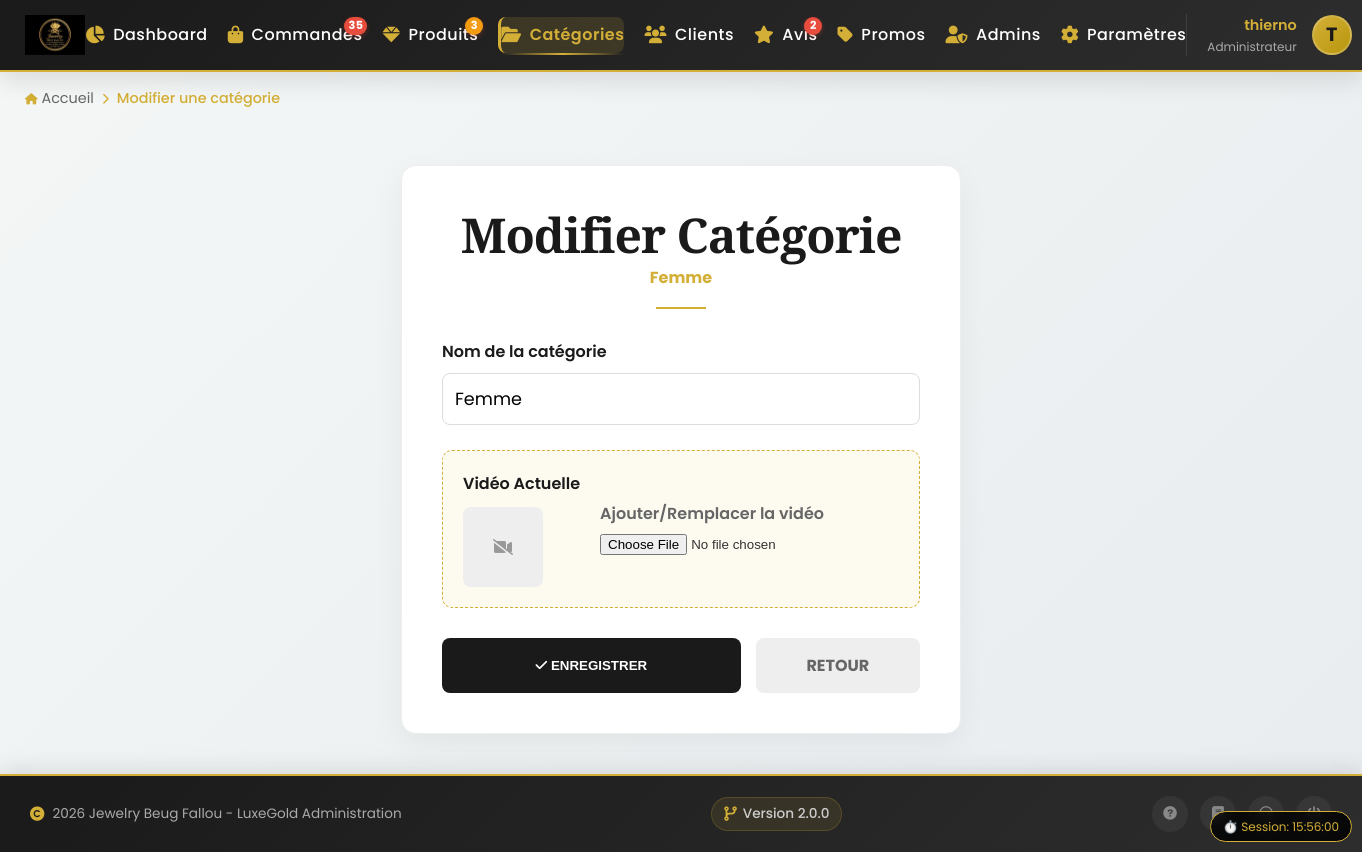
/admin/modifier_categorie.php?id=5 (signed in), run on the app's committed database.
### tables this page shows
CREATE TABLE `parametres` (
  `id` int(11) NOT NULL DEFAULT 1,
  `nom_boutique` varchar(100) NOT NULL,
  `telephone_whatsapp` varchar(20) NOT NULL,
  `email_contact` varchar(150) DEFAULT NULL,
  `adresse_boutique` text DEFAULT NULL,
  `logo_filename` varchar(255) DEFAULT 'logo.png',
  PRIMARY KEY (`id`)
);

CREATE TABLE `categories` (
  `id` int(11) NOT NULL AUTO_INCREMENT,
  `nom` varchar(100) NOT NULL,
  `description` text DEFAULT NULL,
  `video` varchar(255) DEFAULT NULL,
  `deleted` tinyint(1) NOT NULL DEFAULT 0,
  PRIMARY KEY (`id`)
);

### config/db.php (called while the page is built, shortened)
<?php
$host = getenv('MYSQL_HOST') ?: 'localhost';
$db   = getenv('MYSQL_DB')   ?: 'luxegold_db';
$user = getenv('MYSQL_USER') ?: 'root';
$pass = getenv('MYSQL_PASS') ?: '';
$charset = 'utf8mb4';
$dsn = "mysql:host=$host;dbname=$db;charset=$charset";
$options = [
    PDO::ATTR_ERRMODE            => PDO::ERRMODE_EXCEPTION,
    PDO::ATTR_DEFAULT_FETCH_MODE => PDO::FETCH_ASSOC,
    PDO::ATTR_EMULATE_PREPARES   => false,
];
try {
     $pdo = new PDO($dsn, $user, $pass, $options);
} catch (\PDOException $e) {
     die("Erreur de connexion : " . $e->getMessage());
}
try {
    $stmtConfig = $pdo->query("SELECT * FROM parametres WHERE id = 1");
    $resultConfig = $stmtConfig->fetch(PDO::FETCH_ASSOC);
    if ($resultConfig) {
        $config_site = $resultConfig;
    }
} catch (PDOException $e) {
}
?>

### admin/modifier_categorie.php (the view, shortened to what this page needs)
<?php
require_once '../config/db.php';
$id = $_GET['id'] ?? 0;
$stmt = $pdo->prepare("SELECT * FROM categories WHERE id = ?");
$stmt->execute([$id]);
$categorie = $stmt->fetch();
include 'includes/admin_header.php';
?>
<main class="dashboard-container" style="max-width: 600px; margin: 40px auto;">
    <div style="background: white; padding: 40px; border-radius: 15px; box-shadow: 0 10px 30px rgba(0,0,0,0.05); border: 1px solid #eee;">
        <div style="text-align: center; margin-bottom: 30px;">
            <h2 style="font-family: 'Playfair Display', serif; color: #1a1a1a;">Modifier Catégorie</h2>
            <p style="color: #d4af37; font-weight: bold;"><?= htmlspecialchars($categorie['nom']) ?></p>
            <div style="width: 50px; height: 2px; background: #d4af37; margin: 15px auto;"></div>
        </div>
        <form action="" method="POST" enctype="multipart/form-data">
            <div class="form-group" style="margin-bottom: 25px;">
                <label style="display: block; font-weight: 600; margin-bottom: 8px;">Nom de la catégorie</label>
                <input type="text" name="nom" value="<?= htmlspecialchars($categorie['nom']) ?>" required style="width: 100%; padding: 12px; border: 1px solid #ddd; border-radius: 8px; box-sizing: border-box; font-size: 1.1rem;">
            </div>
            <div style="background: #fdfaf0; padding: 20px; border-radius: 10px; border: 1px dashed #d4af37; margin-bottom: 30px;">
                <div style="display: flex; align-items: center; gap: 20px;">
                    <div>
                        <label style="display: block; font-weight: 600; margin-bottom: 10px; color: #1a1a1a;">Vidéo Actuelle</label>
                        <?php if(!empty($categorie['video'])): ?>
                            <div style="width: 80px; height: 80px; background: #000; border-radius: 8px; display: flex; align-items: center; justify-content: center; color: white;" title="Une vidéo est déjà enregistrée"><i class="fas fa-play-circle fa-2x"></i></div>
                        <?php else: ?>
                            <div style="width: 80px; height: 80px; background: #eee; border-radius: 8px; display: flex; align-items: center; justify-content: center; color: #999;"><i class="fas fa-video-slash"></i></div>
                        <?php endif; ?>
                    </div>
                    <div style="flex: 1;">
                        <label style="display: block; font-weight: 600; margin-bottom: 5px; color: #666;">Ajouter/Remplacer la vidéo</label>
                        <input type="file" name="video" accept="video/mp4, video/webm" style="width: 100%;">
                    </div>
                </div>
            </div>
            <div style="display: flex; gap: 15px;">
                <button type="submit" style="flex: 2; padding: 15px; background: #1a1a1a; color: white; border: none; border-radius: 8px; font-weight: bold; cursor: pointer; transition: 0.3s;" onmouseover="this.style.background='#d4af37'" onmouseout="this.style.background='#1a1a1a'">
                    <i class="fas fa-check"></i> ENREGISTRER
                </button>
                <a href="dashboard.php" style="flex: 1; text-align: center; padding: 15px; background: #eee; text-decoration: none; color: #666; border-radius: 8px; font-weight: bold;">
                    RETOUR
                </a>
            </div>
        </form>
    </div>
</main>
<?php include 'includes/admin_footer.php'; ?>

### admin/includes/admin_header.php (shortened to what this page needs)
<!DOCTYPE html>
<html lang="fr">
<head>
    <link rel="stylesheet" href="https://cdnjs.cloudflare.com/ajax/libs/font-awesome/6.0.0/css/all.min.css">
    <link rel="stylesheet" href="../assets/css/admin.css">
    <link rel="stylesheet" href="../assets/css/style.css">
</head>
<body>
    <div class="admin-navbar">
        <div class="nav-container">
            <div class="nav-logo">
            <img src="../assets/img/<?= htmlspecialchars($config_site['logo_filename'] ?? 'logo.png') ?>" alt="<?= htmlspecialchars($config_site['nom_boutique'] ?? 'Jewelry Beug Fallou') ?>" style="height: 40px; width: auto;">            </div>
            <ul class="nav-menu" id="adminNavMenu">
                <li class="nav-item">
                    <a href="dashboard.php" class="nav-link <?= basename($_SERVER['PHP_SELF']) == 'dashboard.php' ? 'active' : '' ?>">
                        <i class="fas fa-chart-pie"></i>
                        <span>Dashboard</span>
                    </a>
                </li>
                <li class="nav-item">
                    <a href="commandes.php" class="nav-link <?= basename($_SERVER['PHP_SELF']) == 'commandes.php' ? 'active' : '' ?>">
                        <i class="fas fa-shopping-bag"></i>
                        <span>Commandes</span>
                        <?php
                        try {
                            $stmt = $pdo->query("SELECT COUNT(*) FROM commandes WHERE statut = 'en_attente'");
                            $pendingOrders = $stmt->fetchColumn();
                            if ($pendingOrders > 0) {
                                echo '<span class="nav-badge">' . $pendingOrders . '</span>';
                            }
                        } catch (Exception $e) {}
                        ?>
                    </a>
                </li>
                <li class="nav-item">
                    <a href="produits.php" class="nav-link <?= strpos($_SERVER['PHP_SELF'], 'produit') !== false ? 'active' : '' ?>">
                        <i class="fas fa-gem"></i>
                        <span>Produits</span>
                        <?php
                        try {
                            $stmt = $pdo->query("SELECT COUNT(*) FROM produits WHERE stock <= 2 AND stock > 0");
                            $lowStock = $stmt->fetchColumn();
                            if ($lowStock > 0) {
                                echo '<span class="nav-badge" style="background: #f39c12;">' . $lowStock . '</span>';
                            }
                        } catch (Exception $e) {}
                        ?>
                    </a>
                </li>
                <li class="nav-item">
                    <a href="categories.php" class="nav-link <?= strpos($_SERVER['PHP_SELF'], 'categorie') !== false ? 'active' : '' ?>">
                        <i class="fas fa-folder-open"></i>
                        <span>Catégories</span>
                    </a>
                </li>
                <li class="nav-item">
                    <a href="clients.php" class="nav-link <?= basename($_SERVER['PHP_SELF']) == 'clients.php' ? 'active' : '' ?>">
                        <i class="fas fa-users"></i>
                        <span>Clients</span>
                    </a>
                </li>
                <li class="nav-item">
                    <a href="gestion_avis.php" class="nav-link <?= basename($_SERVER['PHP_SELF']) == 'gestion_avis.php' ? 'active' : '' ?>">
                        <i class="fas fa-star"></i>
                        <span>Avis</span>
                        <?php
                        try {
                            $stmtAvisBadge = $pdo->query("SELECT COUNT(*) FROM avis WHERE statut = 'en_attente'");
                            $pendingAvis = $stmtAvisBadge->fetchColumn();
                            if ($pendingAvis > 0) {
                                echo '<span class="nav-badge" style="background: #e74c3c;">' . $pendingAvis . '</span>';
                            }
                        } catch (Exception $e) {}
                        ?>
                    </a>
                </li>
                <li class="nav-item">
                    <a href="promos.php" class="nav-link <?= basename($_SERVER['PHP_SELF']) == 'promos.php' ? 'active' : '' ?>">
                        <i class="fas fa-tag"></i>
                        <span>Promos</span>
                    </a>
                </li>
                <li class="nav-item">
                    <a href="ajouter_admin.php" class="nav-link <?= basename($_SERVER['PHP_SELF']) == 'ajouter_admin.php' ? 'active' : '' ?>">
                        <i class="fas fa-user-shield"></i>
                        <span>Admins</span>
                    </a>
                </li>
                <li class="nav-item">
                    <a href="parametres.php" class="nav-link <?= basename($_SERVER['PHP_SELF']) == 'parametres.php' ? 'active' : '' ?>">
                        <i class="fas fa-cog"></i>
                        <span>Paramètres</span>
                    </a>
                </li>
            </ul>
            <div class="nav-profile">
                <div class="profile-info">
                    <?php
                    $admin_nom = $_SESSION['admin_name'] ?? 'Admin';
                    $initial = strtoupper(substr($admin_nom, 0, 1));
                    ?>
                    <span class="profile-name"><?= htmlspecialchars($admin_nom) ?></span>
                    <span class="profile-role">Administrateur</span>
                </div>
                <div class="profile-avatar" title="<?= htmlspecialchars($admin_nom) ?>">
                    <?= $initial ?>
                </div>
            </div>
        </div>
    </div>
    <div class="breadcrumb">
        <div class="breadcrumb-container">
            <a href="dashboard.php"><i class="fas fa-home"></i> Accueil</a>
            <i class="fas fa-chevron-right"></i>
            <?php
            $current_page = basename($_SERVER['PHP_SELF'], '.php');
            $page_titles = [
                'dashboard' => 'Tableau de bord',
                'liste' => 'Liste des produits',
                'ajouter' => 'Ajouter un produit',
                'modifier' => 'Modifier un produit',
                'categories' => 'Gestion des catégories',
                'ajouter_categorie' => 'Créer une catégorie',
                'modifier_categorie' => 'Modifier une catégorie',
                'commandes' => 'Gestion des commandes',
                'promos' => 'Codes promo',
                'clients' => 'Clients',
                'gestion_avis' => 'Modération des avis',
                'ajouter_admin' => 'Administrateurs',
                'parametres' => 'Paramètres'
            ];
            $page_title = $page_titles[$current_page] ?? ucfirst($current_page);
            ?>
            <span class="breadcrumb-current"><?= htmlspecialchars($page_title) ?></span>
        </div>
    </div>

### admin/includes/admin_footer.php (shortened to what this page needs)
<footer class="admin-footer">
    <div class="footer-container">
        <div class="footer-copyright">
            <i class="fas fa-copyright"></i>
            <span><?= date('Y') ?> <?= htmlspecialchars($config_site['nom_boutique'] ?? 'Jewelry Beug Fallou') ?> - LuxeGold Administration</span>
        </div>
        <div class="footer-version">
            <i class="fas fa-code-branch"></i>
            <span>Version 2.0.0</span>
        </div>
        <div class="footer-links">
            <a href="#" class="footer-link" title="Aide">
                <i class="fas fa-question-circle"></i>
            </a>
            <a href="#" class="footer-link" title="Documentation">
                <i class="fas fa-book"></i>
            </a>
            <a href="#" class="footer-link" title="Support">
                <i class="fas fa-headset"></i>
            </a>
            <a href="logout.php" class="footer-link logout-link" title="Déconnexion" onclick="return confirm('Êtes-vous sûr de vouloir vous déconnecter ?')">
                <i class="fas fa-power-off"></i>
            </a>
        </div>
    </div>
    <div class="session-timer" id="sessionTimer" style="display: none;"></div>
</footer>
</body>
</html>

### data on the page
parametres: logo_filename (picture), nom_boutique "Jewelry Beug Fallou"
categories: nom "Femme"

### other printed values
$pendingOrders "35"
$lowStock "3"
$pendingAvis "2"
$admin_nom "thierno"
$initial "T"
$page_title "Modifier une catégorie"
